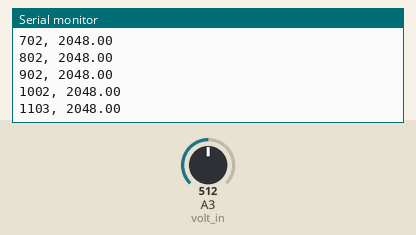
This sketch was run on a simulated Arduino Zero (SAMD21). On the bench: the last lines printed to the serial monitor. The test bench sets the inputs (shaded band); at power-on: A3 (volt_in) = 512 (analog values on the 0–1023 scale).

Above: at 1.2 s.
1.3 s: A3 (volt_in) set to 716
At 1.31 s:
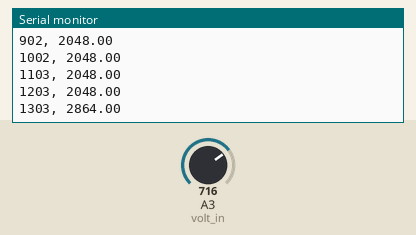
2.8 s: A3 (volt_in) set to 900
At 2.81 s:
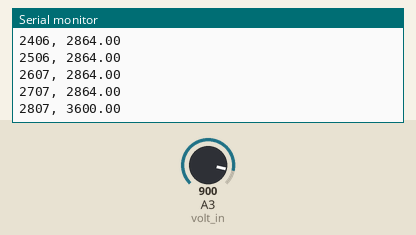
Timing chart, 0 to 5.8 s (numbered marks = the images above; inputs shaded):
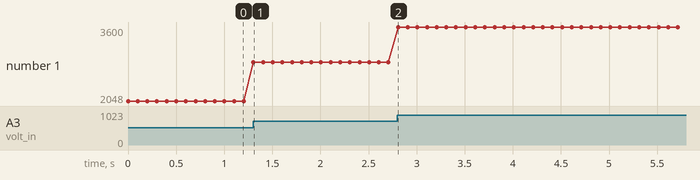

Measured:
- after the input at 1.3 s, the serial monitor: prints a new line at once (image 1)
- plotted number 1: 2048 → 2864 after the input at 1.3 s

The sketch:

lab_00a_voltage.ino
```cpp
// in Arduino (which is based on C++), lines beginning with '//' are ignored

/* you can also create a block comment starting with '/*'

  at a minimum, all arduino programs contain this structure:

      setup(){
        some code
      } // end of function setup()

      loop(){
        some code
      } // end of function loop()

  the setup() function runs once
  the loop() function continues forever


  usually, arduino code also contains some instructions and definitions before or after setup()

  block comments end with this: */


// create variables and constants
// pin assignments for voltage measurement
const int volt_in = A3;

// create names for variables that will be filled later
int volt_counts;
float volts;

void setup() {

  Serial.begin(9600); // opens a serial port that will connect to your PC
  while(!Serial); // proceeds only after you open the PC's serial monitor

  // MKR Zero has a 12-bit ADC, but defaults to 10 bits
  // this line sets resolution to its 12-bit max
  analogReadResolution(12);

  // print a legend at the top of the serial monitor
  Serial.println("time (ms), voltage (counts)");

} // end function setup()

void loop() {

  volt_counts = analogRead(volt_in);

  volts = volt_counts * 1.0;

  Serial.print(millis());
  Serial.print(", ");
  Serial.println(volts);

  delay(100); // wait 100 ms so you're not flooded with data
} // end function loop()
```
